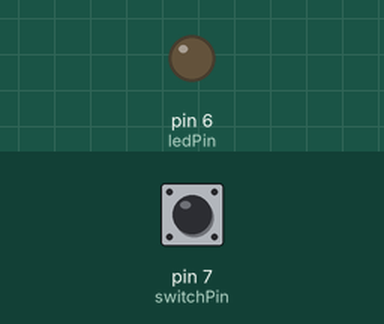
Bench run of a sketch on a simulated Arduino Uno, built with avr-gcc and run on an emulated ATmega328P. Shown: output pins drawn as LEDs (lit = HIGH). Inputs (shaded band) come from the test bench; at power-on: pin 7 (switchPin) LOW. What the sketch prints to the serial monitor is not drawn.

Above: at 1.2 s.
1.3 s: pin 7 (switchPin) pulled HIGH for 0.15 s
At 1.4 s:
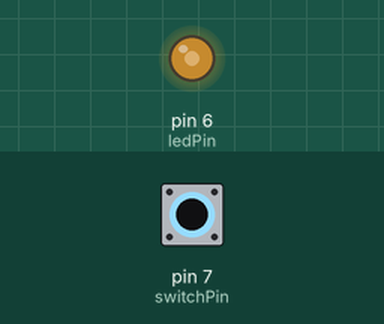
3.0 s: pin 7 (switchPin) pulled HIGH for 1 s
At 4.5 s:
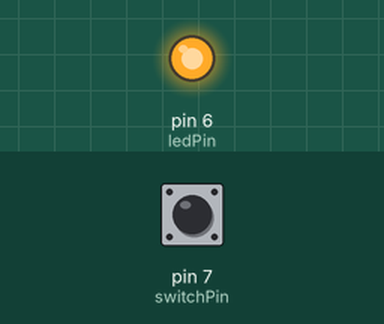
Timing chart, 0 to 6.0 s (numbered marks = the images above; inputs shaded):
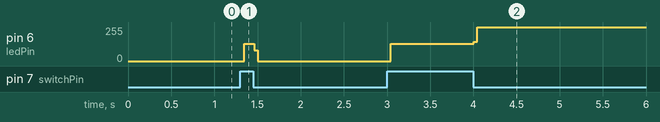

The sketch:

PWMexample.ino
```cpp
int switchPin = 7;
int ledPin = 6;
boolean flag = false;
int i = 0;

void setup() {
  pinMode(switchPin, INPUT);
  pinMode(ledPin,OUTPUT);
  Serial.begin(9600);
}

void loop() {
  Serial.print(flag);
  flag = digitalRead(switchPin) == HIGH;
  if(flag){
    if(i%2 == 0){
      digitalWrite(ledPin, HIGH);
    }
    else {
     digitalWrite(ledPin,LOW);
    }
    i++;
  }
}
```

Measured:
- after the input at 1.3 s, pin 6 (ledPin): 0/255 → 129/255 at once, → 0/255 0.12 s later
- after the input at 3.0 s, pin 6 (ledPin): 0/255 → 129/255 at once, → 255/255 0.96 s later
